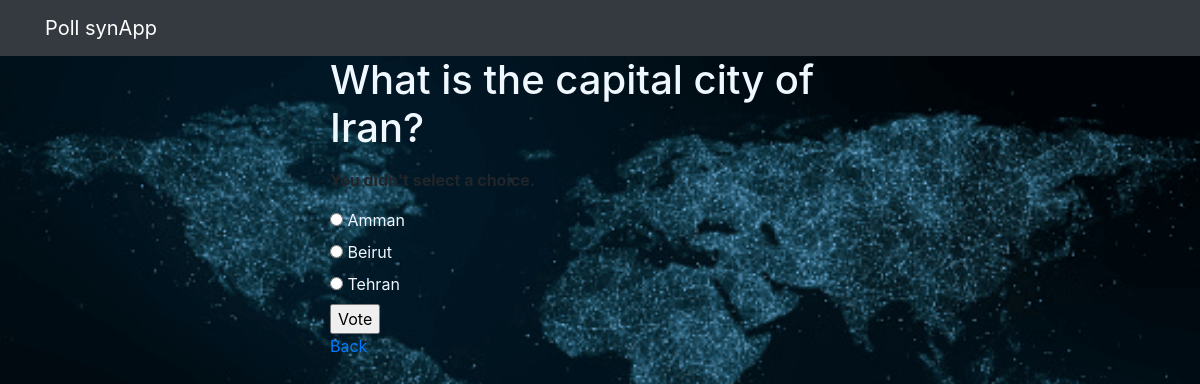
/polls/2/vote/, run on the app's committed database.
### polls/models.py (models this page shows, shortened)
class Question(models.Model):
    question_text = models.CharField(max_length=200)
    pub_date = models.DateTimeField('date published')

class Choice(models.Model):
    question = models.ForeignKey(Question, on_delete=models.CASCADE)
    choice_text = models.CharField(max_length=200)
    votes = models.IntegerField(default=0)

### polls/views.py (the view)
# urls.py: path('<int:question_id>/vote/', views.vote, name='vote'),
def vote(request, question_id):
    question = get_object_or_404(Question, pk=question_id)
    try:
        selected_choice = question.choice_set.get(pk=request.POST['choice'])
    except (KeyError, Choice.DoesNotExist):
        return render(request, 'polls/detail.html', {
            'question': question,
            'error_message': "You didn't select a choice.",
        })
    else:
        selected_choice.votes += 1
        selected_choice.save()
        return HttpResponseRedirect(reverse('polls:results', args=(question.id,)))

### polls/templates/polls/detail.html (shortened to what this page needs)
{% extends 'base.html' %}
{% block content %}
{% load static %}
<link rel="stylesheet" href="{% static 'polls/style.css' %}">
<form action="{% url 'polls:vote' question.id %}" method="post">
    <fieldset>
        <legend><h1 style = "color: aliceblue;">{{ question.question_text }}</h1></legend>
        {% if error_message %}<p><strong>{{ error_message }}</strong></p>{% endif %}
        {% for choice in question.choice_set.all %}
            <input type="radio" name="choice" id="choice{{ forloop.counter }}" value="{{ choice.id }}">
            <label for="choice{{ forloop.counter }}" style = "color: aliceblue;">{{ choice.choice_text }}</label><br>
        {% endfor %}
    </fieldset>
    <input type="submit" value="Vote">
    <br>
    <a href = "{% url 'polls:index' %}"> Back </a>
    </form>
{% endblock %}

### polls/static/polls/style.css (style rules this page uses)
body { background-image: url(../polls/images/background.png); background-repeat: no-repeat; background-size: cover; }

### data on the page
Question: question_text "What is the capital city of Iran?"
Choice: choice_text "Amman"
Choice: choice_text "Beirut"
Choice: choice_text "Tehran"

### other printed values
{{ error_message }} "You didn't select a choice."
